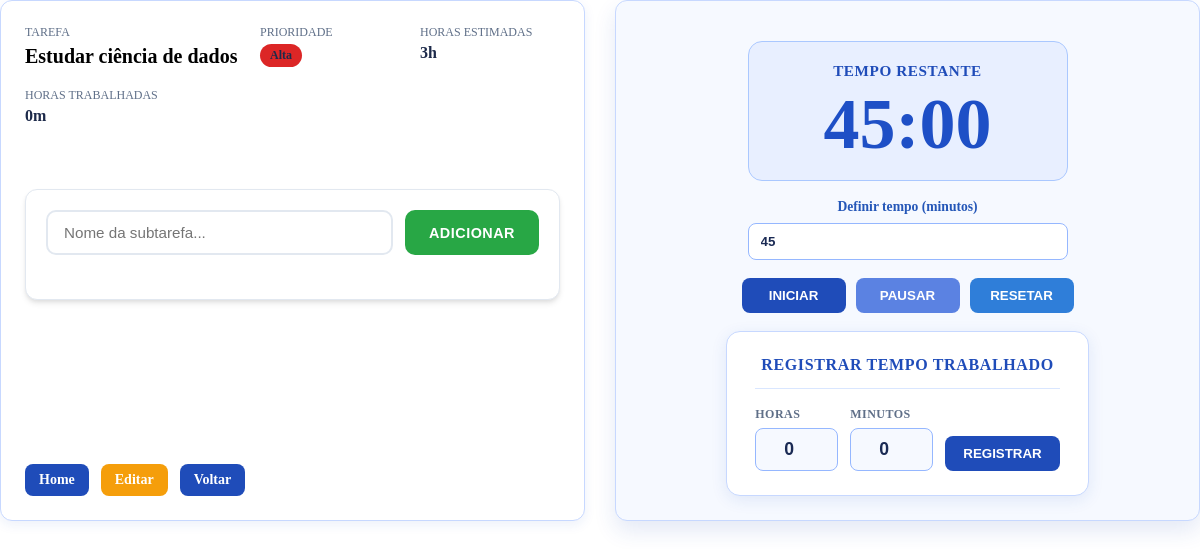
Page /horas/42/ on the committed database.
### tarefas/models.py (models this page shows, shortened)
class Tarefa(models.Model):
    PRIORIDADE_CHOICES = [
        ('BA', 'Baixa'),
        ('ME', 'Média'),
        ('AL', 'Alta'),
    ]
    STATUS_CHOICES = [
        ('ES', 'Em espera'),
        ('AN', 'Em andamento'),
        ('CO', 'Concluída'),
    ]
    nome = models.CharField(max_length=255)
    descricao = models.TextField(blank=True)
    prioridade = models.CharField(
        max_length=2, choices=PRIORIDADE_CHOICES, default='ME')
    status = models.CharField(
        max_length=2, choices=STATUS_CHOICES, default='ES')
    horas_estimadas = models.PositiveIntegerField(
        default=0, help_text='Minutos estimados')
    horas_trabalhadas = models.PositiveIntegerField(
        default=0, help_text='Minutos trabalhados')
    data = models.DateField()
    categoria = models.ForeignKey(
        CategoriaTarefa, on_delete=models.SET_NULL, null=True, blank=True,
        related_name='tarefas')
    @property
    def horas_estimadas_formatadas(self):
        horas = self.horas_estimadas // 60
        minutos = self.horas_estimadas % 60
        if horas > 0 and minutos > 0:
            return f"{horas}h {minutos}m"
        if horas > 0:
            return f"{horas}h"
        return f"{minutos}m"
    @property
    def horas_trabalhadas_formatadas(self):
        horas = self.horas_trabalhadas // 60
        minutos = self.horas_trabalhadas % 60
        if horas > 0 and minutos > 0:
            return f"{horas}h {minutos}m"
        if horas > 0:
            return f"{horas}h"
        return f"{minutos}m"

### tarefas/views.py (the view)
# urls.py: path('horas/<int:tarefa_id>/', views.horas_tarefa, name='horas_tarefa'),
def horas_tarefa(request, tarefa_id):
    tarefa = get_object_or_404(Tarefa, id=tarefa_id)
    data_cronograma = request.GET.get('data', '') or str(tarefa.data)
    return render(request, 'horas_tarefa.html', {'tarefa': tarefa, 'data_cronograma': data_cronograma})

### templates/horas_tarefa.html (shortened to what this page needs)
{% extends 'index.html' %}
{% load static %}
{% block content %}
<div class="page-wrapper">
  <div class="detalhes-col">
    <header class='tarefa-detalhes'>
      <div class='detalhe-item'>
        <small class='item-label'>Tarefa</small>
        <h2>{{ tarefa.nome }}</h2>
      </div>
      <div class='detalhe-item'>
        <small class='item-label'>Prioridade</small>
        <span class='prioridade-badge {{ tarefa.prioridade|lower }}'>{{ tarefa.get_prioridade_display }}</span>
      </div>
      <div class='detalhe-item'>
        <small class='item-label'>Horas estimadas</small>
        <span>{{ tarefa.horas_estimadas_formatadas }}</span>
      </div>
      <div class='detalhe-item'>
        <small class='item-label'>Horas trabalhadas</small>
        <span id="horas-trabalhadas-display">{{ tarefa.horas_trabalhadas_formatadas }}</span>
      </div>
    </header>
    <article class="subtarefas-section">
      <div class="add-subtarefa-box">
        <input type="text" id="subtarefa-nome" placeholder="Nome da subtarefa...">
        <button type="button" onclick="addSubtarefa()" class="btn-sub-add">Adicionar</button>
      </div>
    </article>
    <div class='actions-row'>
      <a href="{% url 'tarefas' %}" class="btn-back">Home</a>
      <a href="{% url 'editar_tarefa' tarefa.id %}" class="btn-back" style="background-color: #f59e0b;">Editar</a>
      <a href="{% url 'tarefa_especifica' data_cronograma %}" class="btn-back">Voltar</a>
    </div>
  </div>
  <main class='marker_hours'>
    <section class='contador'>
      <div class="relogio">
        <h3>Tempo restante</h3>
        <h1 id="time"></h1>
      </div>
      <div class="escolher_tempo">
        <label for="tempo-minutos">Definir tempo (minutos)</label>
        <input type="number" id="tempo-minutos" min="1" max="999" value="45" />
      </div>
      <div class="painel">
        <button type="button" class="btn-cont btn-iniciar">Iniciar</button>
        <button type="button" class="btn-cont btn-pausar">Pausar</button>
        <button type="button" class="btn-cont btn-resetar">Resetar</button>
      </div>
      <form id="form-registrar-tempo" class="form-registrar-tempo">
        <h3>Registrar tempo trabalhado</h3>
        <div class="form-registrar-campos">
          <div class="form-campo">
            <label for="input-horas">Horas</label>
            <input type="number" id="input-horas" min="0" max="99" value="0" />
          </div>
          <div class="form-campo">
            <label for="input-minutos">Minutos</label>
            <input type="number" id="input-minutos" min="0" max="59" value="0" />
          </div>
          <button type="submit" class="btn-cont btn-registrar">Registrar</button>
        </div>
      </form>
    </section>
  </main>
</div>
{% endblock %}

### rows in the picture
Tarefa: nome "Estudar ciência de dados", prioridade "Alta", horas_estimadas_formatadas "3h", horas_trabalhadas_formatadas "0m"
